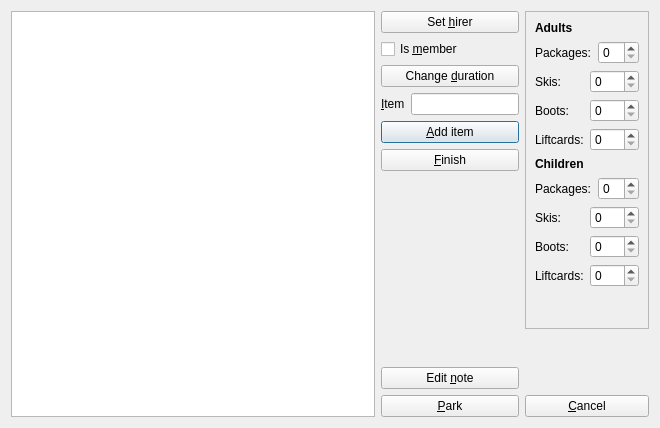
<?xml version="1.0" encoding="UTF-8"?>
<ui version="4.0">
 <class>RentDialog</class>
 <widget class="QDialog" name="RentDialog">
  <property name="geometry">
   <rect>
    <x>0</x>
    <y>0</y>
    <width>660</width>
    <height>428</height>
   </rect>
  </property>
  <property name="windowTitle">
   <string>Rent out items</string>
  </property>
  <property name="modal">
   <bool>true</bool>
  </property>
  <layout class="QGridLayout" name="gridLayout_3">
   <item row="0" column="0">
    <widget class="QTextBrowser" name="output_contract_textBrowser"/>
   </item>
   <item row="0" column="1">
    <layout class="QGridLayout" name="gridLayout_2">
     <item row="0" column="0">
      <widget class="QPushButton" name="input_hirer_pushButton">
       <property name="text">
        <string>Set &amp;hirer</string>
       </property>
      </widget>
     </item>
     <item row="1" column="0">
      <widget class="QCheckBox" name="input_isMember_checkBox">
       <property name="text">
        <string>Is &amp;member</string>
       </property>
      </widget>
     </item>
     <item row="2" column="0">
      <widget class="QPushButton" name="input_duration_pushButton">
       <property name="text">
        <string>Change &amp;duration</string>
       </property>
      </widget>
     </item>
     <item row="3" column="0">
      <layout class="QHBoxLayout" name="horizontalLayout_6">
       <item>
        <widget class="QLabel" name="label_5">
         <property name="text">
          <string>&amp;Item</string>
         </property>
         <property name="buddy">
          <cstring>input_item_lineEdit</cstring>
         </property>
        </widget>
       </item>
       <item>
        <widget class="QLineEdit" name="input_item_lineEdit">
         <property name="sizePolicy">
          <sizepolicy hsizetype="Minimum" vsizetype="Fixed">
           <horstretch>0</horstretch>
           <verstretch>0</verstretch>
          </sizepolicy>
         </property>
        </widget>
       </item>
      </layout>
     </item>
     <item row="4" column="0">
      <widget class="QPushButton" name="input_addItem_pushButton">
       <property name="text">
        <string>&amp;Add item</string>
       </property>
       <property name="default">
        <bool>true</bool>
       </property>
      </widget>
     </item>
     <item row="5" column="0">
      <widget class="QPushButton" name="input_finish_pushButton">
       <property name="text">
        <string>&amp;Finish</string>
       </property>
      </widget>
     </item>
     <item row="6" column="0">
      <spacer name="verticalSpacer">
       <property name="orientation">
        <enum>Qt::Vertical</enum>
       </property>
       <property name="sizeHint" stdset="0">
        <size>
         <width>20</width>
         <height>40</height>
        </size>
       </property>
      </spacer>
     </item>
     <item row="7" column="0" rowspan="2">
      <layout class="QVBoxLayout" name="verticalLayout">
       <item>
        <spacer name="verticalSpacer_3">
         <property name="orientation">
          <enum>Qt::Vertical</enum>
         </property>
         <property name="sizeHint" stdset="0">
          <size>
           <width>20</width>
           <height>40</height>
          </size>
         </property>
        </spacer>
       </item>
       <item>
        <widget class="QPushButton" name="input_editNote_pushButton">
         <property name="text">
          <string>Edit &amp;note</string>
         </property>
        </widget>
       </item>
       <item>
        <widget class="QPushButton" name="input_park_pushButton">
         <property name="text">
          <string>&amp;Park</string>
         </property>
        </widget>
       </item>
      </layout>
     </item>
     <item row="7" column="1">
      <spacer name="verticalSpacer_2">
       <property name="orientation">
        <enum>Qt::Vertical</enum>
       </property>
       <property name="sizeHint" stdset="0">
        <size>
         <width>20</width>
         <height>40</height>
        </size>
       </property>
      </spacer>
     </item>
     <item row="8" column="1">
      <widget class="QPushButton" name="input_cancel_pushButton">
       <property name="text">
        <string>&amp;Cancel</string>
       </property>
      </widget>
     </item>
     <item row="0" column="1" rowspan="7">
      <widget class="QFrame" name="adult_children_frame">
       <property name="frameShape">
        <enum>QFrame::StyledPanel</enum>
       </property>
       <property name="frameShadow">
        <enum>QFrame::Raised</enum>
       </property>
       <layout class="QGridLayout" name="gridLayout">
        <item row="1" column="0">
         <layout class="QHBoxLayout" name="horizontalLayout_2">
          <item>
           <widget class="QLabel" name="label_3">
            <property name="text">
             <string>Packages:</string>
            </property>
           </widget>
          </item>
          <item>
           <widget class="QSpinBox" name="input_adultPackages_spinBox">
            <property name="prefix">
             <string/>
            </property>
           </widget>
          </item>
         </layout>
        </item>
        <item row="2" column="0">
         <layout class="QHBoxLayout" name="horizontalLayout_3">
          <item>
           <widget class="QLabel" name="label_4">
            <property name="text">
             <string>Skis:</string>
            </property>
           </widget>
          </item>
          <item>
           <widget class="QSpinBox" name="input_adultSkis_spinBox">
            <property name="prefix">
             <string/>
            </property>
           </widget>
          </item>
         </layout>
        </item>
        <item row="3" column="0">
         <layout class="QHBoxLayout" name="horizontalLayout_4">
          <item>
           <widget class="QLabel" name="label_6">
            <property name="text">
             <string>Boots:</string>
            </property>
           </widget>
          </item>
          <item>
           <widget class="QSpinBox" name="input_adultBoots_spinBox">
            <property name="prefix">
             <string/>
            </property>
           </widget>
          </item>
         </layout>
        </item>
        <item row="4" column="0">
         <layout class="QHBoxLayout" name="horizontalLayout_10">
          <item>
           <widget class="QLabel" name="label_12">
            <property name="text">
             <string>Liftcards:</string>
            </property>
           </widget>
          </item>
          <item>
           <widget class="QSpinBox" name="input_adultLiftcards_spinBox">
            <property name="prefix">
             <string/>
            </property>
           </widget>
          </item>
         </layout>
        </item>
        <item row="6" column="0">
         <layout class="QHBoxLayout" name="horizontalLayout_9">
          <item>
           <widget class="QLabel" name="label_11">
            <property name="text">
             <string>Packages:</string>
            </property>
           </widget>
          </item>
          <item>
           <widget class="QSpinBox" name="input_childrenPackages_spinBox">
            <property name="prefix">
             <string/>
            </property>
           </widget>
          </item>
         </layout>
        </item>
        <item row="7" column="0">
         <layout class="QHBoxLayout" name="horizontalLayout_7">
          <item>
           <widget class="QLabel" name="label_9">
            <property name="text">
             <string>Skis:</string>
            </property>
           </widget>
          </item>
          <item>
           <widget class="QSpinBox" name="input_childrenSkis_spinBox">
            <property name="prefix">
             <string/>
            </property>
           </widget>
          </item>
         </layout>
        </item>
        <item row="8" column="0">
         <layout class="QHBoxLayout" name="horizontalLayout_8">
          <item>
           <widget class="QLabel" name="label_10">
            <property name="text">
             <string>Boots:</string>
            </property>
           </widget>
          </item>
          <item>
           <widget class="QSpinBox" name="input_childrenBoots_spinBox">
            <property name="prefix">
             <string/>
            </property>
           </widget>
          </item>
         </layout>
        </item>
        <item row="9" column="0">
         <layout class="QHBoxLayout" name="horizontalLayout_11">
          <item>
           <widget class="QLabel" name="label_13">
            <property name="text">
             <string>Liftcards:</string>
            </property>
           </widget>
          </item>
          <item>
           <widget class="QSpinBox" name="input_childrenLiftcards_spinBox">
            <property name="prefix">
             <string/>
            </property>
           </widget>
          </item>
         </layout>
        </item>
        <item row="0" column="0">
         <widget class="QLabel" name="label">
          <property name="font">
           <font>
            <weight>75</weight>
            <bold>true</bold>
           </font>
          </property>
          <property name="text">
           <string>Adults</string>
          </property>
         </widget>
        </item>
        <item row="5" column="0">
         <widget class="QLabel" name="label_7">
          <property name="font">
           <font>
            <weight>75</weight>
            <bold>true</bold>
           </font>
          </property>
          <property name="text">
           <string>Children</string>
          </property>
         </widget>
        </item>
        <item row="10" column="0">
         <spacer name="verticalSpacer_4">
          <property name="orientation">
           <enum>Qt::Vertical</enum>
          </property>
          <property name="sizeHint" stdset="0">
           <size>
            <width>20</width>
            <height>40</height>
           </size>
          </property>
         </spacer>
        </item>
       </layout>
      </widget>
     </item>
    </layout>
   </item>
  </layout>
 </widget>
 <tabstops>
  <tabstop>input_hirer_pushButton</tabstop>
  <tabstop>input_isMember_checkBox</tabstop>
  <tabstop>input_duration_pushButton</tabstop>
  <tabstop>input_item_lineEdit</tabstop>
  <tabstop>input_addItem_pushButton</tabstop>
  <tabstop>input_finish_pushButton</tabstop>
  <tabstop>input_adultPackages_spinBox</tabstop>
  <tabstop>input_adultSkis_spinBox</tabstop>
  <tabstop>input_adultBoots_spinBox</tabstop>
  <tabstop>input_adultLiftcards_spinBox</tabstop>
  <tabstop>input_childrenPackages_spinBox</tabstop>
  <tabstop>input_childrenSkis_spinBox</tabstop>
  <tabstop>input_childrenBoots_spinBox</tabstop>
  <tabstop>input_childrenLiftcards_spinBox</tabstop>
  <tabstop>input_editNote_pushButton</tabstop>
  <tabstop>input_park_pushButton</tabstop>
  <tabstop>input_cancel_pushButton</tabstop>
  <tabstop>output_contract_textBrowser</tabstop>
 </tabstops>
 <resources/>
 <connections/>
</ui>
